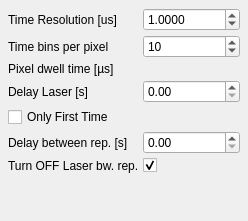
  <widget class="QDockWidget" name="dockWidget_temporal">
   <property name="features">
    <set>QDockWidget::DockWidgetFeature::DockWidgetFloatable|QDockWidget::DockWidgetFeature::DockWidgetMovable</set>
   </property>
   <property name="windowTitle">
    <string>Temporal settings</string>
   </property>
   <attribute name="dockWidgetArea">
    <number>1</number>
   </attribute>
   <widget class="QWidget" name="dockWidgetContents_3">
    <layout class="QGridLayout" name="gridLayout_9">
     <property name="leftMargin">
      <number>4</number>
     </property>
     <property name="topMargin">
      <number>4</number>
     </property>
     <property name="rightMargin">
      <number>4</number>
     </property>
     <property name="bottomMargin">
      <number>4</number>
     </property>
     <property name="spacing">
      <number>4</number>
     </property>
     <item row="2" column="0">
      <spacer name="verticalSpacer_11">
       <property name="orientation">
        <enum>Qt::Orientation::Vertical</enum>
       </property>
       <property name="sizeHint" stdset="0">
        <size>
         <width>20</width>
         <height>40</height>
        </size>
       </property>
      </spacer>
     </item>
     <item row="1" column="0">
      <layout class="QGridLayout" name="gridLayout_8">
       <property name="leftMargin">
        <number>4</number>
       </property>
       <property name="topMargin">
        <number>4</number>
       </property>
       <property name="rightMargin">
        <number>4</number>
       </property>
       <property name="bottomMargin">
        <number>4</number>
       </property>
       <property name="spacing">
        <number>4</number>
       </property>
       <item row="3" column="0">
        <widget class="QLabel" name="label_frame_time">
         <property name="text">
          <string>Delay Laser [s]</string>
         </property>
        </widget>
       </item>
       <item row="0" column="0">
        <widget class="QLabel" name="label_timeresolution">
         <property name="text">
          <string>Time Resolution [us]</string>
         </property>
        </widget>
       </item>
       <item row="4" column="0" colspan="2">
        <widget class="QCheckBox" name="checkBox_waitOnlyFirstTime">
         <property name="toolTip">
          <string>&lt;html&gt;&lt;head/&gt;&lt;body&gt;&lt;p&gt;The delay laser is applied only the first acquisition and not each repetition.&lt;/p&gt;&lt;/body&gt;&lt;/html&gt;</string>
         </property>
         <property name="text">
          <string>Only First Time</string>
         </property>
        </widget>
       </item>
       <item row="2" column="0">
        <widget class="QLabel" name="label_dwell_time_2">
         <property name="text">
          <string>Pixel dwell time [µs]</string>
         </property>
        </widget>
       </item>
       <item row="1" column="1">
        <widget class="QSpinBox" name="spinBox_time_bin_per_px">
         <property name="toolTip">
          <string>&lt;html&gt;&lt;head/&gt;&lt;body&gt;&lt;p&gt;The number of bin in which the pixel is subdivided.&lt;/p&gt;&lt;p&gt;Pixel_dwell_time = time_resolution * time_bins_per_pixel&lt;/p&gt;&lt;/body&gt;&lt;/html&gt;</string>
         </property>
         <property name="keyboardTracking">
          <bool>false</bool>
         </property>
         <property name="maximum">
          <number>100000</number>
         </property>
         <property name="value">
          <number>10</number>
         </property>
        </widget>
       </item>
       <item row="6" column="1">
        <widget class="QCheckBox" name="checkBox_laserOffAfterMeas">
         <property name="toolTip">
          <string>&lt;html&gt;&lt;head/&gt;&lt;body&gt;&lt;p&gt;If activated between two repetition the laser is switched off.&lt;/p&gt;&lt;/body&gt;&lt;/html&gt;</string>
         </property>
         <property name="text">
          <string/>
         </property>
         <property name="checked">
          <bool>true</bool>
         </property>
        </widget>
       </item>
       <item row="5" column="0">
        <widget class="QLabel" name="label_frame_time_2">
         <property name="text">
          <string>Delay between rep. [s]</string>
         </property>
        </widget>
       </item>
       <item row="3" column="1">
        <widget class="QDoubleSpinBox" name="spinBox_waitForLaser">
         <property name="toolTip">
          <string>&lt;html&gt;&lt;head/&gt;&lt;body&gt;&lt;p&gt;The laser is turned on and before the scanning a &amp;quot;delay laser&amp;quot; is waited. &lt;/p&gt;&lt;/body&gt;&lt;/html&gt;</string>
         </property>
         <property name="keyboardTracking">
          <bool>false</bool>
         </property>
         <property name="maximum">
          <double>3600000.000000000000000</double>
         </property>
        </widget>
       </item>
       <item row="0" column="1">
        <widget class="QDoubleSpinBox" name="spinBox_timeresolution">
         <property name="toolTip">
          <string>&lt;html&gt;&lt;head/&gt;&lt;body&gt;&lt;p&gt;The time resolution is the time duration of a single &amp;quot;time bin&amp;quot;.&lt;/p&gt;&lt;p&gt;Pixel_dwell_time = time_resolution * time_bins_per_pixel&lt;/p&gt;&lt;/body&gt;&lt;/html&gt;</string>
         </property>
         <property name="keyboardTracking">
          <bool>false</bool>
         </property>
         <property name="decimals">
          <number>4</number>
         </property>
         <property name="maximum">
          <double>10000000000000.000000000000000</double>
         </property>
         <property name="value">
          <double>1.000000000000000</double>
         </property>
        </widget>
       </item>
       <item row="2" column="1">
        <widget class="QLabel" name="label_dwell_time_val">
         <property name="toolTip">
          <string>&lt;html&gt;&lt;head/&gt;&lt;body&gt;&lt;p&gt;Pixel_dwell_time = time_resolution * time_bins_per_pixel&lt;/p&gt;&lt;/body&gt;&lt;/html&gt;</string>
         </property>
         <property name="text">
          <string/>
         </property>
        </widget>
       </item>
       <item row="5" column="1">
        <widget class="QDoubleSpinBox" name="spinBox_waitAfterFrame">
         <property name="toolTip">
          <string>&lt;html&gt;&lt;head/&gt;&lt;body&gt;&lt;p&gt;Delay betweent two repetition in second.&lt;/p&gt;&lt;/body&gt;&lt;/html&gt;</string>
         </property>
         <property name="keyboardTracking">
          <bool>false</bool>
         </property>
         <property name="maximum">
          <double>3600000.000000000000000</double>
         </property>
        </widget>
       </item>
       <item row="1" column="0">
        <widget class="QLabel" name="label_time_bin_per_px">
         <property name="text">
          <string>Time bins per pixel</string>
         </property>
        </widget>
       </item>
       <item row="6" column="0">
        <widget class="QLabel" name="label_29">
         <property name="text">
          <string>Turn OFF Laser bw. rep.</string>
         </property>
        </widget>
       </item>
      </layout>
     </item>
    </layout>
   </widget>
  </widget>
